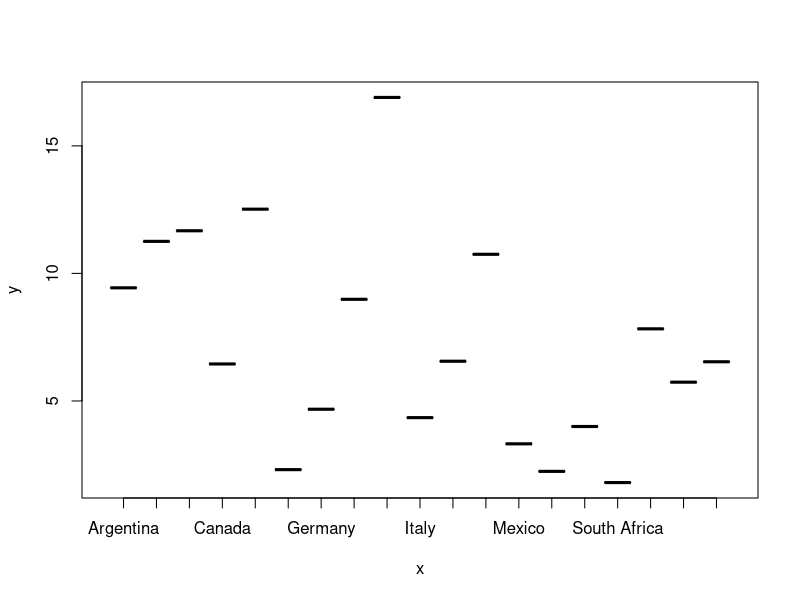
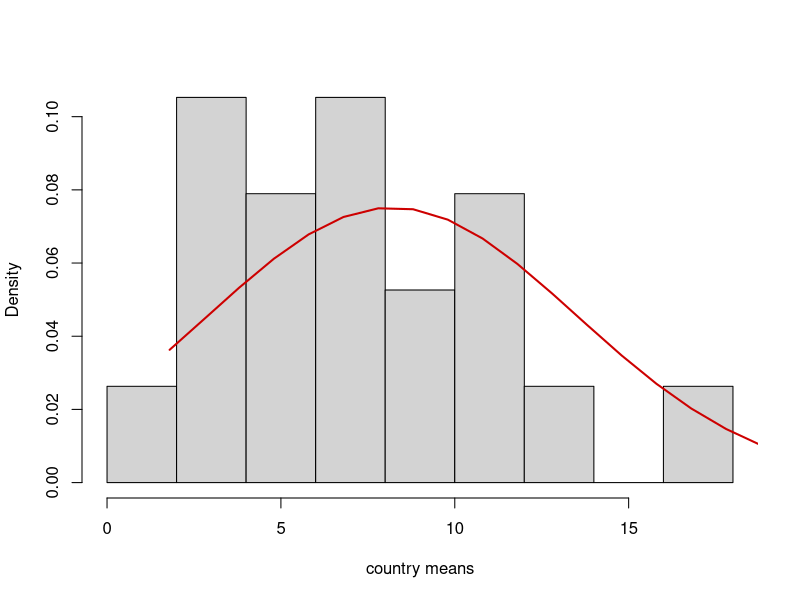
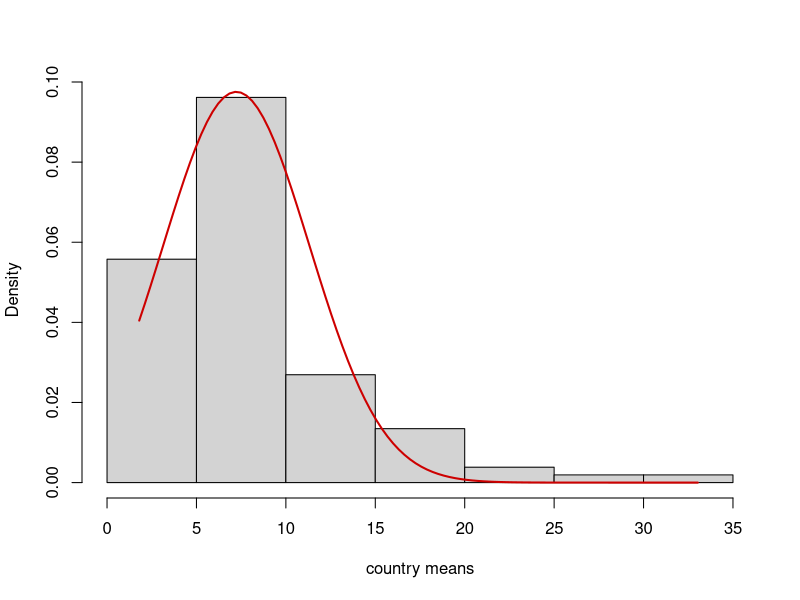
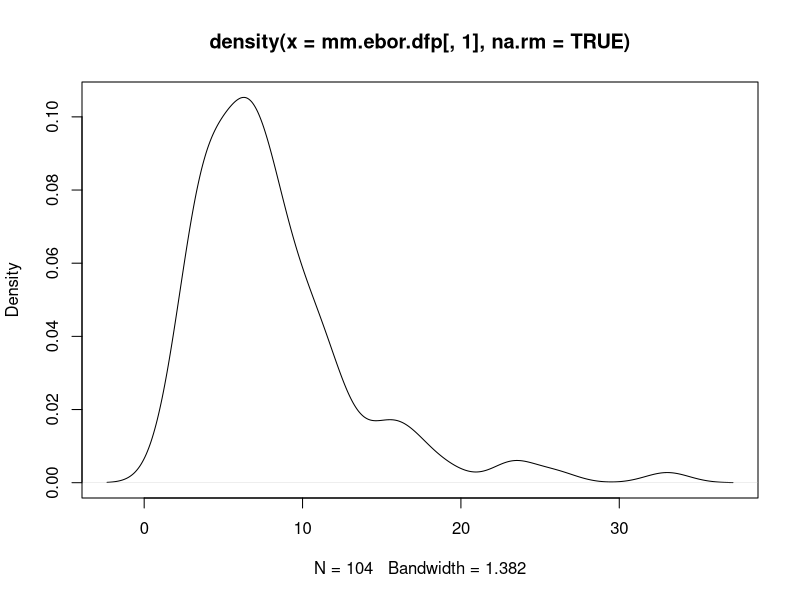
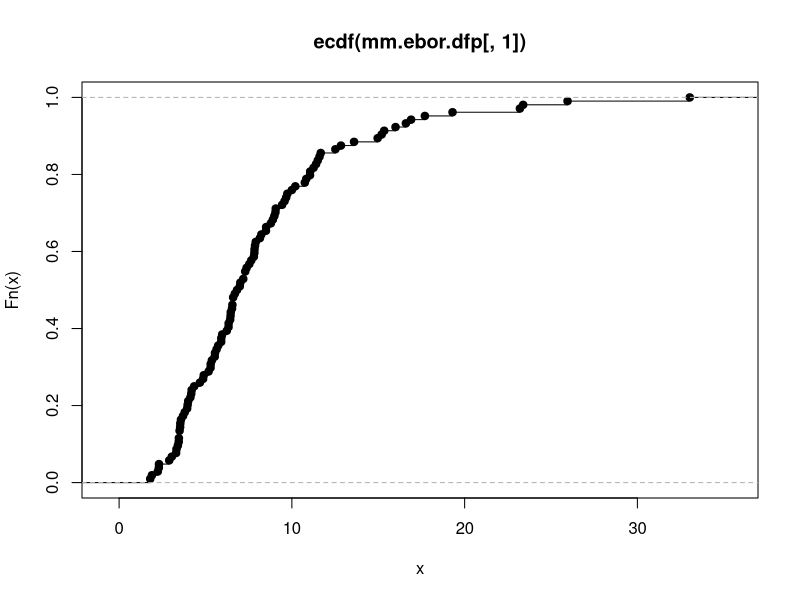
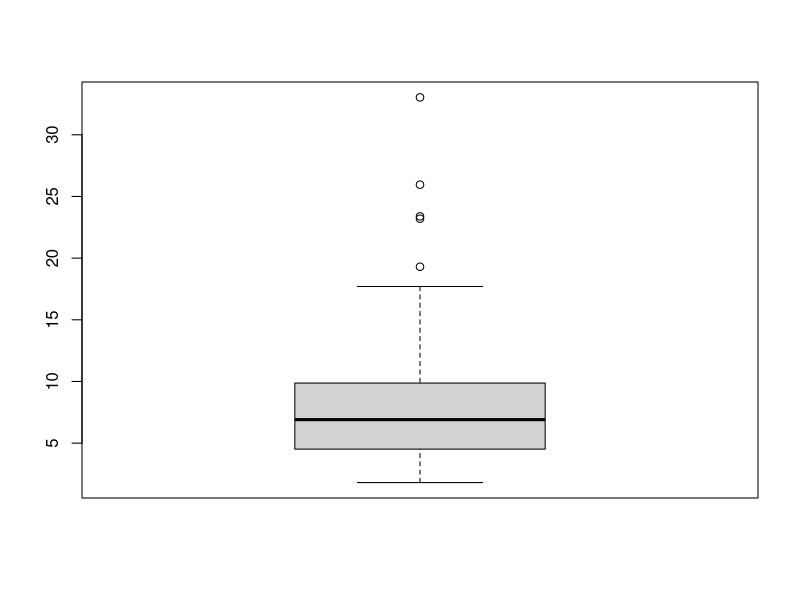

Recreate these plots in R, in order. (Note: this script raises an error after producing the figures.)
#established business ownership rates (import data)
ebor = read.csv(file = "ebor.csv", sep = ";", head = TRUE)
head(ebor)
# let's change the "-" to NAs
ebor[ebor=="-"] = NA

# what is the class of variables? Can we perform any analysis?
is.numeric(ebor[,2]) # not numeric so we have to transform them in order to do anything
ebor[,2:15] = sapply(ebor[,2:15], as.character)
ebor[,2:15] = sapply(ebor[,2:15], as.numeric)
is.numeric(ebor[,2])

# let's name the columns nicely
ebor.names = c("country", "2001":"2014")
colnames(ebor) = ebor.names

# let's try to extract the g20 countries
g20 = factor(c("Argentina", "Australia", "Brazil", "Canada", "China", "France", "Germany", "India", "Indonesia", "Italy", "Japan", "Korea (South)", "Mexico", "Russia", "Saudi Arabia", "South Africa", "Turkey", "United Kingdom", "United States of America"))
ebor.g20 = subset(ebor,  ebor$country == "Argentina" | ebor$country == "Australia" | ebor$country == "Brazil" | ebor$country == "China" | ebor$country == "France" | ebor$country == "India" | ebor$country == "Indonesia" | ebor$country == "Japan" | ebor$country =="Canada" | ebor$country == "Korea (South)" | ebor$country == "Mexico" | ebor$country == "Germany" |ebor$country == "Saudi Arabia" | ebor$country == "South Africa" | ebor$country == "Russia" | ebor$country == "United States of America" | ebor$country == "Turkey" | ebor$country == "United Kingdom" | ebor$country == "Italy")
# it's an awful command but works, must do for now
head(ebor.g20)
# let's name the rows nicely
rownames(ebor.g20) = g20

rownames(ebor)=ebor$"country"
ebor$country=NULL
head(ebor)

#let's transpose
ebor.g20t = t(ebor.g20)

# remove the first column
ebor.g20$country = NULL
ebor.g20

# means per country
ebor.g20t = t(ebor.g20)
ebor.t=t(ebor)
means.ebor = c(rowMeans(ebor.g20, na.rm = TRUE))
means.ebor.p=c(rowMeans(ebor, na.rm=TRUE))
head(means.ebor.p)
# install matrixStats package
# install.packages("matrixStats")
library("matrixStats")

#
median.ebor = c(colMedians(ebor.g20t, na.rm = TRUE))
median.ebor.p=c(colMedians(ebor.t, na.rm=TRUE))
# create an mm dataframe
mm.ebor.df = data.frame(means.ebor, median.ebor)
mm.ebor.dfp= data.frame(means.ebor.p, median.ebor.p)
# subset the countries by the mean
subset(mm.ebor.df, mm.ebor.df$means.ebor < mean(mm.ebor.df[,1]))
subset(mm.ebor.df, mm.ebor.df$means.ebor > mean(mm.ebor.df[,1]))

# subset the countries by the median
subset(mm.ebor.df, mm.ebor.df$median.ebor < median(mm.ebor.df[,2]))
subset(mm.ebor.df, mm.ebor.df$median.ebor > median(mm.ebor.df[,2]))

# which country has the lowest/highest mean
rownames(mm.ebor.df[which(mm.ebor.df[,1] == min(mm.ebor.df[,1])),])
rownames(mm.ebor.df[which(mm.ebor.df[,1] == max(mm.ebor.df[,1])),])

# which country has the lowest/highest median
rownames(mm.ebor.df[which(mm.ebor.df[,2] == min(mm.ebor.df[,2])),])
rownames(mm.ebor.df[which(mm.ebor.df[,2] == max(mm.ebor.df[,2])),])

# plot means
plot(g20, mm.ebor.df[,1])

# is the data normally distributed?
hist(mm.ebor.df$means.ebor, freq = FALSE, xlab = 'country means', main = NULL)
g = seq(na.omit(min(mm.ebor.df$means.ebor), max(mm.ebor.df$means.ebor)), length=100) #Create a grid
dens.norm = dnorm(g, mean(mm.ebor.dfp$means.ebor.p), sd(mm.ebor.dfp$means.ebor.p)) #Compute the normal density on g
lines(g, dens.norm, col="red3", lwd=2)

hist(mm.ebor.dfp$means.ebor.p, freq = FALSE, xlab = 'country means', main = NULL)
g = seq(min(mm.ebor.dfp$means.ebor.p,na.rm = TRUE), max(mm.ebor.dfp$means.ebor.p,na.rm = TRUE), length=100) #Create a grid
dens.norm = dnorm(g, mean(mm.ebor.df$means.ebor), sd(mm.ebor.df$means.ebor)) #Compute the normal density on g
lines(g, dens.norm, col="red3", lwd=2)

#KDE using gaussian Kernel
mm.ebor.df
density(mm.ebor.dfp[,1],na.rm=TRUE)
plot(density(mm.ebor.dfp[,1],na.rm=TRUE))
#Emperical cdf
ecdf(mm.ebor.dfp[,1])
plot(ecdf(mm.ebor.dfp[,1]))
#Mean characteristics and measures of the sample
summary(mm.ebor.dfp[,1]) 
boxplot(mm.ebor.dfp[,1])
mm.ebor.dfp
mm.oppo.dfp

mm.ebor.a=mm.ebor.dfp[-c(89,91,74,101),]

mm.ebor.a
which(rownames(mm.ebor.dfp)=="Taiwan")
which(rownames(mm.ebor.dfp)=="Tonga Islands")
which(rownames(mm.ebor.dfp)=="Puerto Rico")

dim(mm.ebor.a)

